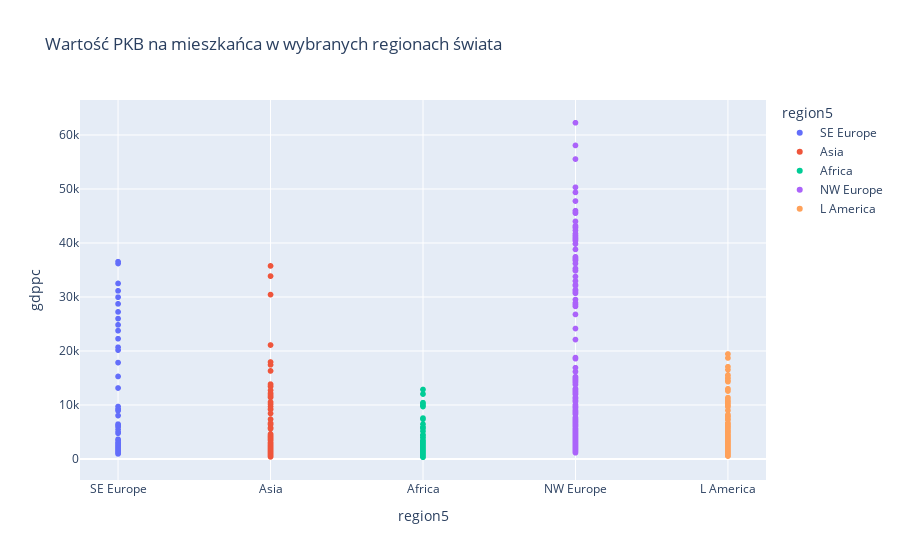

The cell this chart's notebook holds for it:
### Code cell
selected_data = []
for i in range(0, len(checkboxes)):
    if checkboxes[i].value == True:
        selected_data = selected_data + [checkboxes[i].description]

data = gdp[gdp['region5'].isin(selected_data)]
fig = px.scatter(data, x="region5", y="gdppc", color="region5", title="Wartość PKB na mieszkańca w wybranych regionach świata")
fig.show()

### Figure 1 — Plotly figure (JSON) as saved in the notebook; plotly's stock layout.template omitted (floating-point values rounded to 4 significant figures; data arrays with more than 128 entries replaced by an {"elided": "..."} marker saying what was removed)
{"data": [{"hovertemplate": "region5=%{x}<br>gdppc=%{y}<extra></extra>", "legendgroup": "SE Europe", "marker": {"color": "#636efa", "symbol": "circle"}, "mode": "markers", "name": "SE Europe", "showlegend": true, "type": "scattergl", "x": ["SE Europe", "SE Europe", "SE Europe", "SE Europe", "SE Europe", "SE Europe", "SE Europe", "SE Europe", "SE Europe", "SE Europe", "SE Europe", "SE Europe", "SE Europe", "SE Europe", "SE Europe", "SE Europe", "SE Europe", "SE Europe", "SE Europe", "SE Europe", "SE Europe", "SE Europe", "SE Europe", "SE Europe", "SE Europe", "SE Europe", "SE Europe", "SE Europe", "SE Europe", "SE Europe", "SE Europe", "SE Europe", "SE Europe", "SE Europe", "SE Europe", "SE Europe", "SE Europe", "SE Europe", "SE Europe", "SE Europe", "SE Europe", "SE Europe", "SE Europe", "SE Europe", "SE Europe", "SE Europe", "SE Europe", "SE Europe", "SE Europe", "SE Europe", "SE Europe", "SE Europe", "SE Europe", "SE Europe", "SE Europe", "SE Europe", "SE Europe", "SE Europe", "SE Europe", "SE Europe", "SE Europe", "SE Europe", "SE Europe", "SE Europe", "SE Europe", "SE Europe", "SE Europe", "SE Europe", "SE Europe", "SE Europe", "SE Europe", "SE Europe", "SE Europe", "SE Europe", "SE Europe", "SE Europe", "SE Europe", "SE Europe", "SE Europe", "SE Europe", "SE Europe", "SE Europe", "SE Europe", "SE Europe"], "xaxis": "x", "y": [985.5, 1131, 1223, 1456, 1136.0, 1284, 1548, 1651, 2912, 4773, 6044, 9297.0, 8958.0, 15280.0, 1029, 1178, 1351, 1536.0, 1433, 2258, 2223, 1915, 3146, 6211, 8971, 20690.0, 24840.0, 28730.0, 1282.0, 1473, 1682, 2000, 1709, 2404, 2626, 2480, 3649, 5028, 6306, 6459, 17860.0, 22280.0, 1581, 1667, 1785, 2332, 2587, 2918, 3505, 3502, 5916, 9719, 13149, 31140.0, 36540.0, 36200.0, 947, 1128, 1302, 1228, 1229, 1571, 1615, 2086, 2956, 5473, 8044, 20170.0, 26000.0, 27240.0, 1646, 1624, 1786, 1895, 2177, 2620, 2080, 2189, 3072, 6319, 9203, 23760.0, 29970.0, 32510.0], "yaxis": "y"}, {"hovertemplate": "region5=%{x}<br>gdppc=%{y}<extra></extra>", "legendgroup": "Asia", "marker": {"color": "#EF553B", "symbol": "circle"}, "mode": "markers", "name": "Asia", "showlegend": true, "type": "scattergl", "x": {"elided": "154 str values"}, "xaxis": "x", "y": {"elided": "154 float values"}, "yaxis": "y"}, {"hovertemplate": "region5=%{x}<br>gdppc=%{y}<extra></extra>", "legendgroup": "Africa", "marker": {"color": "#00cc96", "symbol": "circle"}, "mode": "markers", "name": "Africa", "showlegend": true, "type": "scattergl", "x": {"elided": "322 str values"}, "xaxis": "x", "y": {"elided": "322 float values"}, "yaxis": "y"}, {"hovertemplate": "region5=%{x}<br>gdppc=%{y}<extra></extra>", "legendgroup": "NW Europe", "marker": {"color": "#ab63fa", "symbol": "circle"}, "mode": "markers", "name": "NW Europe", "showlegend": true, "type": "scattergl", "x": {"elided": "224 str values"}, "xaxis": "x", "y": {"elided": "224 float values"}, "yaxis": "y"}, {"hovertemplate": "region5=%{x}<br>gdppc=%{y}<extra></extra>", "legendgroup": "L America", "marker": {"color": "#FFA15A", "symbol": "circle"}, "mode": "markers", "name": "L America", "showlegend": true, "type": "scattergl", "x": {"elided": "252 str values"}, "xaxis": "x", "y": {"elided": "252 float values"}, "yaxis": "y"}], "layout": {"legend": {"title": {"text": "region5"}, "tracegroupgap": 0}, "title": {"text": "Wartość PKB na mieszkańca w wybranych regionach świata"}, "xaxis": {"anchor": "y", "categoryarray": ["SE Europe", "Asia", "Africa", "NW Europe", "L America"], "categoryorder": "array", "domain": [0, 1], "title": {"text": "region5"}}, "yaxis": {"anchor": "x", "domain": [0, 1], "title": {"text": "gdppc"}}}}
